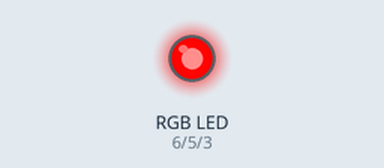
Simulated run of this sketch. Board: Arduino Uno, built with avr-gcc and run on an emulated ATmega328P. On the bench: an RGB LED mixed from three pins (HIGH = lit).

Above: at 0.05 s.
At 1.85 s:
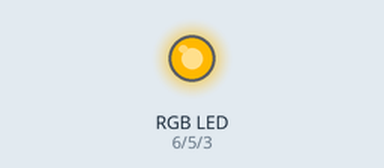
At 3.75 s:
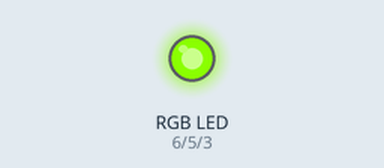
At 7.45 s:
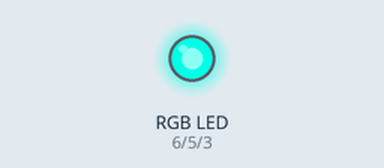
At 11.15 s:
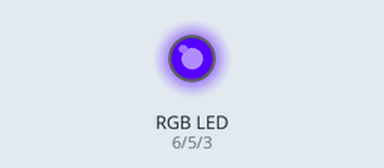
At 14.85 s:
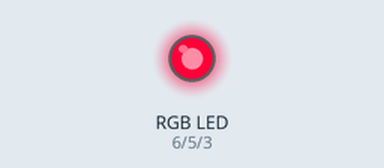
Timing chart, 0 to 20.0 s (numbered marks = the images above):
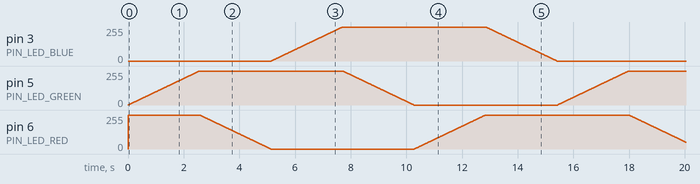

The sketch:

7-rgb-led.ino
```cpp
const byte PIN_LED_RED = 6;
const byte PIN_LED_GREEN = 5;
const byte PIN_LED_BLUE = 3;

unsigned long timer_rgb = 0;
int value_led = 0;

void rgbWrite(int hue) {
    byte zone = hue / 256;
    byte local = hue % 256;

    switch (zone) {
        case 0:
            analogWrite(PIN_LED_RED, 255);
            analogWrite(PIN_LED_GREEN, local);
            analogWrite(PIN_LED_BLUE, 0);
            break;
        case 1:
            analogWrite(PIN_LED_RED, 255 - local);
            analogWrite(PIN_LED_GREEN, 255);
            analogWrite(PIN_LED_BLUE, 0);
            break;
        case 2:
            analogWrite(PIN_LED_RED, 0);
            analogWrite(PIN_LED_GREEN, 255);
            analogWrite(PIN_LED_BLUE, local);
            break;
        case 3:
            analogWrite(PIN_LED_RED, 0);
            analogWrite(PIN_LED_GREEN, 255 - local);
            analogWrite(PIN_LED_BLUE, 255);
            break;
        case 4:
            analogWrite(PIN_LED_RED, local);
            analogWrite(PIN_LED_GREEN, 0);
            analogWrite(PIN_LED_BLUE, 255);
            break;
        case 5:
            analogWrite(PIN_LED_RED, 255);
            analogWrite(PIN_LED_GREEN, 0);
            analogWrite(PIN_LED_BLUE, 255 - local);
            break;
    }
}

void setup() {
    pinMode(PIN_LED_RED, OUTPUT);
    pinMode(PIN_LED_GREEN, OUTPUT);
    pinMode(PIN_LED_BLUE, OUTPUT);
}

void loop() {
    if (millis() - timer_rgb >= 10) {
        value_led = (value_led + 1) % 1536;
        timer_rgb = millis();
    }

    rgbWrite(value_led);
}
```
